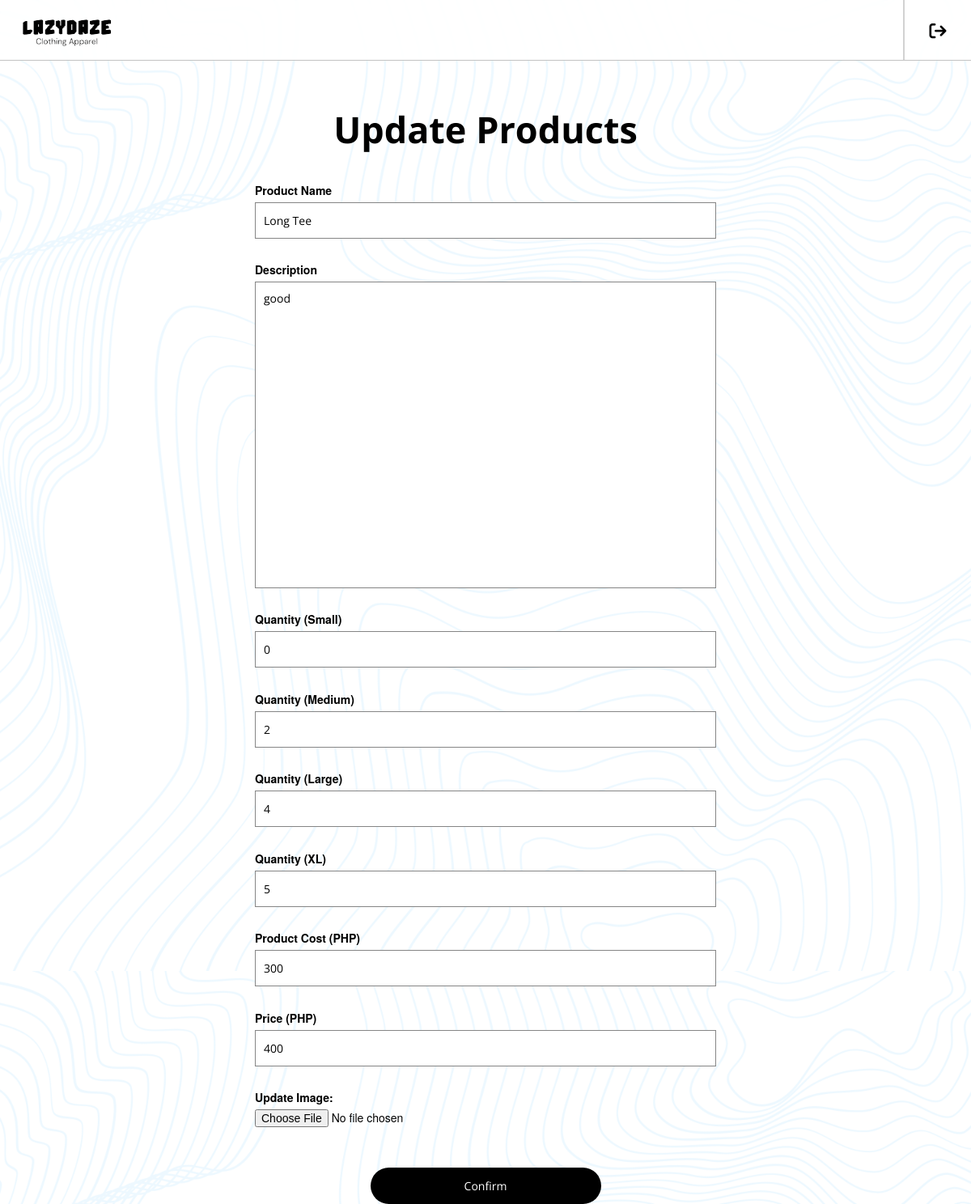
Screenshot of /editprod.php?product_id=74 with the database file from the repository.
### tables this page shows
CREATE TABLE `manageprod` (
  `ProductID` int(200) NOT NULL,
  `Product_Name` varchar(255) NOT NULL,
  `Description` varchar(100) NOT NULL,
  `Quantity_Small` int(30) NOT NULL,
  `Quantity_Medium` int(30) NOT NULL,
  `Quantity_Large` int(30) NOT NULL,
  `Quantity_XL` int(30) NOT NULL,
  `Prod_Cost` int(200) NOT NULL,
  `Price` int(200) NOT NULL,
  `img` varchar(200) NOT NULL
);

### editprod.php (the view, shortened to what this page needs)
<?php
include('connect.php');
if(isset($_GET['product_id'])) {
    $product_id = $_GET['product_id'];
    $sql = "SELECT * FROM manageprod WHERE ProductID = '$product_id'";
    $result = mysqli_query($conn, $sql);
    if(mysqli_num_rows($result) > 0) {
        $row = mysqli_fetch_assoc($result);
        $Product_Name = $row['Product_Name'];
        $Description = $row['Description'];
        $Quantity_Small = $row['Quantity_Small'];
        $Quantity_Medium = $row['Quantity_Medium'];
        $Quantity_Large = $row['Quantity_Large'];
        $Quantity_XL = $row['Quantity_XL'];
        $Prod_Cost = $row['Prod_Cost'];
        $Price = $row['Price'];
    } else {
        echo "Product not found.";
        exit();
    }
} else {
    echo "Product ID is missing.";
    exit();
}
?>
<!DOCTYPE html>
<html lang="en">
<head>
    <link rel="stylesheet" href="https://maxcdn.bootstrapcdn.com/bootstrap/3.4.1/css/bootstrap.min.css">
    <link href="./editprod.css" rel="stylesheet" type="text/css"/>
    <link rel="stylesheet" href="https://cdnjs.cloudflare.com/ajax/libs/font-awesome/6.5.1/css/all.min.css" />
</head>
<body>
<div class="bg">
  <div class="topnav">
        <a href="admin_mainpage.php">
          <img align="left" class="ld-icon" src="LDAssets/lz logo.png" alt="LazyDaze">
        </a>
        <div class="nav-h-layout">
            <div class="nav-icon">
                <a href="./logout.php">
                </a>
            </div>
            <div class="nav-line"></div>
        </div>
  </div>
  <h1>Update Products</h1>
  <div class="container">
    <form class="prod-form" id="prod" method="post" action="" enctype="multipart/form-data">
        <label>Product Name</label>
        <input type="text" class="name-input" name="Prod-name" value="<?php echo htmlspecialchars($Product_Name); ?>" required>
        <label>Description</label>
        <textarea class="Description-input" name="Description" required><?php echo htmlspecialchars($Description); ?></textarea>
        <label>Quantity (Small)</label>
        <input type="number" class="Quantity" name="Quantity_Small" value="<?php echo htmlspecialchars($Quantity_Small); ?>" required>
        <label>Quantity (Medium)</label>
        <input type="number" class="Quantity" name="Quantity_Medium" value="<?php echo htmlspecialchars($Quantity_Medium); ?>" required>
        <label>Quantity (Large)</label>
        <input type="number" class="Quantity" name="Quantity_Large" value="<?php echo htmlspecialchars($Quantity_Large); ?>" required>
        <label>Quantity (XL)</label>
        <input type="number" class="Quantity" name="Quantity_XL" value="<?php echo htmlspecialchars($Quantity_XL); ?>" required>
        <label>Product Cost (PHP)</label>
        <input type="number" class="Price" name="Prod_Cost" value="<?php echo htmlspecialchars($Prod_Cost); ?>" required>
        <label>Price (PHP)</label>
        <input type="number" class="Price" name="Price" value="<?php echo htmlspecialchars($Price); ?>" required>
        <label for="update_image">Update Image:</label>
        <input type="file" id="update_image" name="img">
        <button type="submit" class="submit-btn" name="submit" value="submit">Confirm</button>
    </form>
  </div>
</div>
</body>
</html>

### editprod.css (style rules this page uses)
body, html { animation: appear 0.5s; background-color: white; color: black; overflow-x: hidden; height: 100%; }
a { text-decoration: none; color: white; }
.bg { background-image: linear-gradient(rgba(255, 255, 255, 0.910), rgba(255, 255, 255, 0.910)), url("./LDAssets/typo\ bg.png"); background-color: white; height: 100%; background-size: 100%; position: relative; z-index: 1; overflow-x: hidden; }
.topnav { overflow: hidden; background-color: rgba(255, 255, 255, 0.829); backdrop-filter: blur(3px); position: sticky; top: 0px; z-index: 10; border-bottom: 1px solid rgba(136, 136, 136, 0.5); }
.topnav a { float: left; margin-left: 5px; color: black; text-align: center; padding: 14px 16px; text-decoration: none; transition-duration: 0.3s; }
.ld-icon { width: 70%; margin: 0px; }
.nav-h-layout { flex-direction: row-reverse; align-items: center; display: flex; }
.nav-icon { text-decoration: none; margin: auto 14.5px auto 10px; }
.nav-line { margin-top: -2px; height: 76px; border-left: 2.5px solid rgba(166, 166, 166, 0.5); }
h1 { margin-top: 60px; margin-bottom: 10px; font-family: 'Open Sans', sans-serif; text-align: center; color: black; font-size: 45px; font-weight: 700; }
.container { display: flex; justify-content: center; }
.name-input { display: block; width: 100%; height: 45px; padding: 10px 10px; border-left: 1px solid #858585; border-top: 1px solid #858585; border-right: 1px solid #858585; border-bottom: 1px solid #858585; margin-bottom: 5%; outline: none; transition-duration: 0.6s; color: black; font-family: 'Open Sans', sans-serif; }
.Quantity { display: block; width: 100%; height: 45px; padding: 10px 10px; border-left: 1px solid #858585; border-top: 1px solid #858585; border-right: 1px solid #858585; border-bottom: 1px solid #858585; margin-bottom: 5%; outline: none; transition-duration: 0.6s; color: black; font-family: 'Open Sans', sans-serif; }
.Price { display: block; width: 100%; height: 45px; padding: 10px 10px; border-left: 1px solid #858585; border-top: 1px solid #858585; border-right: 1px solid #858585; border-bottom: 1px solid #858585; margin-bottom: 5%; outline: none; transition-duration: 0.6s; color: black; font-family: 'Open Sans', sans-serif; }
.Description-input { display: block; width: 100%; height: 40%; padding: 10px 10px; border-left: 1px solid #858585; border-top: 1px solid #858585; border-right: 1px solid #858585; border-bottom: 1px solid #858585; margin-bottom: 5%; outline: none; transition-duration: 0.6s; color: black; font-family: 'Open Sans', sans-serif; }
textarea { resize: none; }
.submit-btn { width: 50%; height: 45px; cursor: pointer; background: black; border: 0; color: white; outline: none; border-radius: 30px; display: block; margin: auto; margin-top: 50px; transition-duration: .4s; font-family: 'Open Sans', sans-serif; }
.prod-form { margin-top: 30px; width: 50%; }

### rows the page displays
manageprod: Prod-name "Long Tee", Description "good", Quantity_Small "0", Quantity_Medium "2", Quantity_Large "4", Quantity_XL "5", Prod_Cost "300", Price "400"
